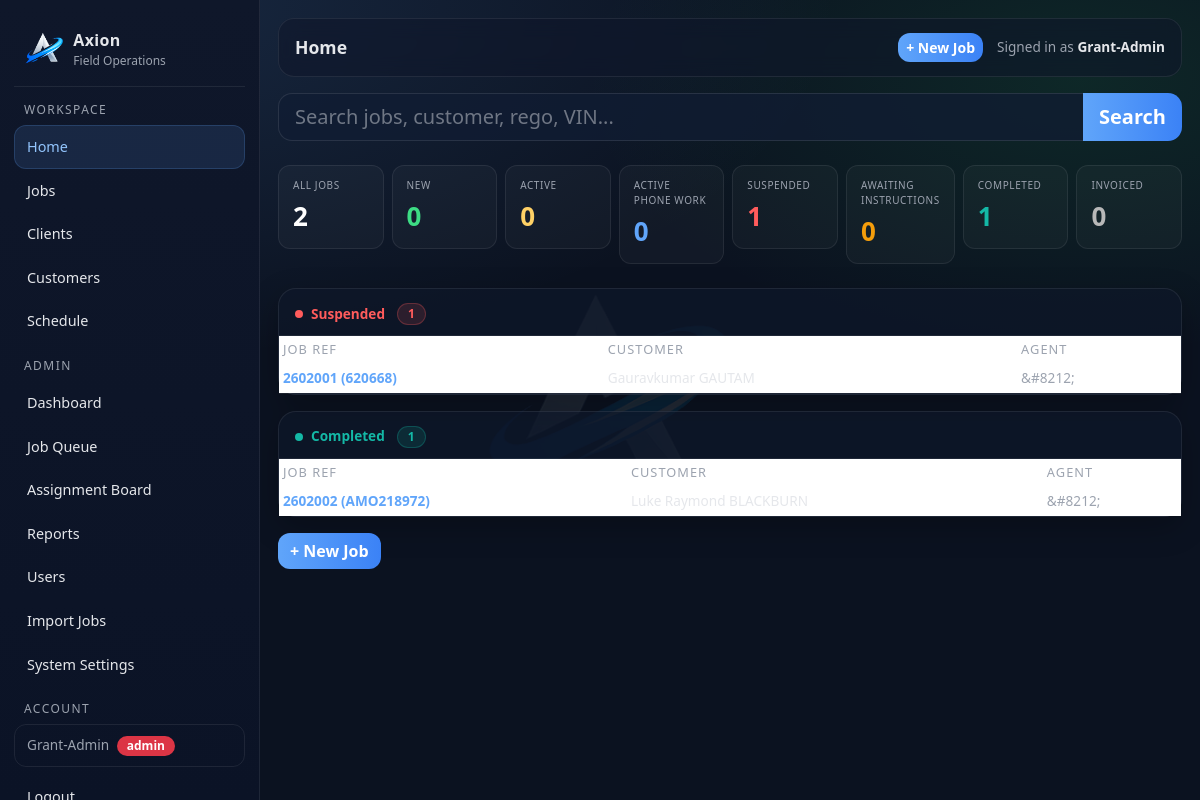
/dashboard (signed in), run on the app's committed database.
### tables this page shows
CREATE TABLE jobs (
        id INTEGER PRIMARY KEY AUTOINCREMENT,

        internal_job_number TEXT NOT NULL,
        client_reference TEXT,
        display_ref TEXT NOT NULL,

        client_id INTEGER,
        customer_id INTEGER,
        assigned_user_id INTEGER,

        job_type TEXT NOT NULL,
        visit_type TEXT NOT NULL,
        status TEXT NOT NULL,
        priority TEXT NOT NULL,

        job_address TEXT,
        description TEXT,

        created_at TEXT NOT NULL,
        updated_at TEXT NOT NULL, lender_name TEXT, account_number TEXT, regulation_type TEXT, arrears_cents INTEGER, costs_cents INTEGER, mmp_cents INTEGER, job_due_date TEXT, bill_to_client_id INTEGER,

        FOREIGN KEY(client_id) REFERENCES clients(id),
        FOREIGN KEY(customer_id) REFERENCES customers(id),
        FOREIGN KEY(assigned_user_id) REFERENCES users(id)
    );

### app.py (the view)
@app.get("/dashboard")
@login_required
def dashboard():
    user_id = session.get("user_id")
    role    = session.get("role")
    conn = db()
    cur  = conn.cursor()
    def jcount(where="", params=()):
        q = f"SELECT COUNT(*) AS c FROM jobs{(' WHERE ' + where) if where else ''}"
        cur.execute(q, params)
        return cur.fetchone()["c"]
    STATUS_LIST = [
        ("New",                       "new"),
        ("Active",                    "active"),
        ("Active - Phone work only",  "phone"),
        ("Suspended",                 "suspended"),
        ("Awaiting info from client", "awaiting"),
        ("Completed",                 "completed"),
        ("Invoiced",                  "invoiced"),
    ]
    def jrows(status):
        if role == "agent":
            sql = """
                SELECT j.id, j.display_ref, j.status,
                       COALESCE(cu.first_name || ' ' || cu.last_name,
                                cu.company, 'No customer') AS customer_name,
                       u.full_name AS assigned_name
                FROM jobs j
                LEFT JOIN customers cu ON cu.id = j.customer_id
                LEFT JOIN users u ON u.id = j.assigned_user_id
                WHERE j.status = ? AND j.assigned_user_id = ?
                ORDER BY j.updated_at DESC
            """
            cur.execute(sql, (status, user_id))
        else:
            sql = """
                SELECT j.id, j.display_ref, j.status,
                       COALESCE(cu.first_name || ' ' || cu.last_name,
                                cu.company, 'No customer') AS customer_name,
                       u.full_name AS assigned_name
                FROM jobs j
                LEFT JOIN customers cu ON cu.id = j.customer_id
                LEFT JOIN users u ON u.id = j.assigned_user_id
                WHERE j.status = ?
                ORDER BY j.updated_at DESC
            """
            cur.execute(sql, (status,))
        return cur.fetchall()
    if role == "agent":
        base = "assigned_user_id = ?"
        p    = (user_id,)
        jobs_all       = jcount(base, p)
        jobs_new       = jcount(base + " AND status = 'New'",                      (user_id,))
        jobs_active    = jcount(base + " AND status = 'Active'",                   (user_id,))
        jobs_phone     = jcount(base + " AND status = 'Active - Phone work only'", (user_id,))
        jobs_suspended = jcount(base + " AND status = 'Suspended'",                (user_id,))
        jobs_awaiting  = jcount(base + " AND status = 'Awaiting info from client'",(user_id,))
        jobs_completed = jcount(base + " AND status = 'Completed'",                (user_id,))
        jobs_invoiced  = jcount(base + " AND status = 'Invoiced'",                 (user_id,))
    else:
        jobs_all       = jcount()
        jobs_new       = jcount("status = 'New'")
        jobs_active    = jcount("status = 'Active'")
        jobs_phone     = jcount("status = 'Active - Phone work only'")
        jobs_suspended = jcount("status = 'Suspended'")
        jobs_awaiting  = jcount("status = 'Awaiting info from client'")
        jobs_completed = jcount("status = 'Completed'")
        jobs_invoiced  = jcount("status = 'Invoiced'")
    rows_by_status = {status: jrows(status) for status, _ in STATUS_LIST}
    conn.close()
    return render_template("index.html",
        jobs_all=jobs_all,
        jobs_new=jobs_new,       jobs_active=jobs_active,
        jobs_phone=jobs_phone,   jobs_suspended=jobs_suspended,
        jobs_awaiting=jobs_awaiting, jobs_completed=jobs_completed,
        jobs_invoiced=jobs_invoiced,
        rows_by_status=rows_by_status,
        status_list=STATUS_LIST)

### app.py (called while the page is built)
def db():
    conn = sqlite3.connect(DB_PATH)
    conn.row_factory = sqlite3.Row
    return conn

def add_column_if_missing(cur, table, col, coltype):
    cur.execute(f"PRAGMA table_info({table})")
    cols = [r["name"] for r in cur.fetchall()]
    if col not in cols:
        cur.execute(f"ALTER TABLE {table} ADD COLUMN {col} {coltype}")

@app.context_processor
def inject_globals():
    return {"GOOGLE_MAPS_API_KEY": os.environ.get("GOOGLE_MAPS_API_KEY", "")}

@app.before_request
def _ensure_db():
    init_db()

def login_required(f):
    @wraps(f)
    def wrapper(*args, **kwargs):
        if not session.get("user_id"):
            return redirect(url_for("login"))
        return f(*args, **kwargs)
    return wrapper

### templates/index.html (shortened to what this page needs)
{% extends "layout.html" %}
{% block page_title %}Home{% endblock %}
{% block content %}
<form method="get" action="/jobs" class="mb-4">
  <div class="input-group input-group-lg">
    <input type="text" name="q" class="form-control ax-search"
           placeholder="Search jobs, customer, rego, VIN..." autocomplete="off">
    <button class="btn btn-primary ax-search-btn" type="submit">Search</button>
  </div>
</form>
<div class="row g-2 mb-4">
  <div class="col-6 col-sm-4 col-md-3 col-xl">
    <a class="ax-tile ax-tile-all" href="/jobs">
      <div class="ax-tile-title">All Jobs</div>
      <div class="ax-tile-value">{{ jobs_all }}</div>
    </a>
  </div>
  <div class="col-6 col-sm-4 col-md-3 col-xl">
    <a class="ax-tile ax-tile-new" href="/jobs?status=New">
      <div class="ax-tile-title">New</div>
      <div class="ax-tile-value">{{ jobs_new }}</div>
    </a>
  </div>
  <div class="col-6 col-sm-4 col-md-3 col-xl">
    <a class="ax-tile ax-tile-active" href="/jobs?status=Active">
      <div class="ax-tile-title">Active</div>
      <div class="ax-tile-value">{{ jobs_active }}</div>
    </a>
  </div>
  <div class="col-6 col-sm-4 col-md-3 col-xl">
    <a class="ax-tile ax-tile-phone" href="/jobs?status=Active+-+Phone+work+only">
      <div class="ax-tile-title">Active Phone Work</div>
      <div class="ax-tile-value">{{ jobs_phone }}</div>
    </a>
  </div>
  <div class="col-6 col-sm-4 col-md-3 col-xl">
    <a class="ax-tile ax-tile-suspended" href="/jobs?status=Suspended">
      <div class="ax-tile-title">Suspended</div>
      <div class="ax-tile-value">{{ jobs_suspended }}</div>
    </a>
  </div>
  <div class="col-6 col-sm-4 col-md-3 col-xl">
    <a class="ax-tile ax-tile-awaiting" href="/jobs?status=Awaiting+info+from+client">
      <div class="ax-tile-title">Awaiting Instructions</div>
      <div class="ax-tile-value">{{ jobs_awaiting }}</div>
    </a>
  </div>
  <div class="col-6 col-sm-4 col-md-3 col-xl">
    <a class="ax-tile ax-tile-completed" href="/jobs?status=Completed">
      <div class="ax-tile-title">Completed</div>
      <div class="ax-tile-value">{{ jobs_completed }}</div>
    </a>
  </div>
  <div class="col-6 col-sm-4 col-md-3 col-xl">
    <a class="ax-tile ax-tile-invoiced" href="/jobs?status=Invoiced">
      <div class="ax-tile-title">Invoiced</div>
      <div class="ax-tile-value">{{ jobs_invoiced }}</div>
    </a>
  </div>
</div>
{% set label_map = {
  'New':                       ('New',                   '#3ddc84'),
  'Active':                    ('Active',                '#ffd166'),
  'Active - Phone work only':  ('Active Phone Work',     '#60a5fa'),
  'Suspended':                 ('Suspended',             '#ff5c5c'),
  'Awaiting info from client': ('Awaiting Instructions', '#f59e0b'),
  'Completed':                 ('Completed',             '#14b8a6'),
  'Invoiced':                  ('Invoiced',              '#b8b8b8'),
} %}
{% for status, key in status_list %}
  {% set jobs = rows_by_status[status] %}
  {% if jobs %}
  {% set lbl, colour = label_map[status] %}
  <div class="ax-card mb-3">
    <div class="ax-card-h d-flex align-items-center gap-2" style="padding-bottom:10px">
      <span style="width:8px;height:8px;border-radius:50%;background:{{ colour }};flex-shrink:0;display:inline-block"></span>
      <span style="color:{{ colour }};font-size:.85rem;font-weight:600">{{ lbl }}</span>
      <span class="badge rounded-pill ms-1" style="background:{{ colour }}22;color:{{ colour }};border:1px solid {{ colour }}44;font-size:.75rem">{{ jobs|length }}</span>
    </div>
    <div class="table-responsive">
      <table class="table table-sm mb-0" style="font-size:.85rem">
        <thead>
          <tr style="color:var(--muted)">
            <th style="font-weight:500;border-color:var(--line)">Job Ref</th>
            <th style="font-weight:500;border-color:var(--line)">Customer</th>
            <th style="font-weight:500;border-color:var(--line)">Agent</th>
          </tr>
        </thead>
        <tbody>
          {% for j in jobs %}
          <tr style="cursor:pointer;border-color:var(--line)" onclick="window.location='/jobs/{{ j.id }}'">
            <td style="border-color:var(--line);color:var(--accent);font-weight:600">{{ j.display_ref }}</td>
            <td style="border-color:var(--line);color:var(--text)">{{ j.customer_name }}</td>
            <td style="border-color:var(--line);color:var(--muted)">{{ j.assigned_name or '&#8212;' }}</td>
          </tr>
          {% endfor %}
        </tbody>
      </table>
    </div>
  </div>
  {% endif %}
{% endfor %}
<div class="mt-3">
  <a class="btn btn-primary" href="/jobs/new">+ New Job</a>
</div>
{% endblock %}

### templates/layout.html (style rules this page uses)
:root { --bg: #0b1220; --panel: #0f172a; --panel2: #111c33; --card: #1a2744; --text: #e5e7eb; --muted: #9ca3af; --line: rgba(255,255,255,.08); --accent: #60a5fa; --accent2: #22c55e; --danger: #ef4444; }
body { background: radial-gradient(1200px 600px at 10% 0%, rgba(96,165,250,.15), transparent 60%), radial-gradient(900px 500px at 90% 10%, rgba(34,197,94,.12), transparent 55%), var(--bg); color: var(--text); }
body::before { content: ''; position: fixed; inset: 0; background: url('/static/images/axion-a-logo.png') center center / 260px auto no-repeat; opacity: .10; pointer-events: none; z-index: 0; }
.ax-card { background: rgba(15, 23, 42, .65); border: 1px solid var(--line); border-radius: 18px; box-shadow: 0 10px 30px rgba(0,0,0,.25); overflow: visible; }
.ax-card .ax-card-h { padding: 14px 16px; border-bottom: 1px solid var(--line); font-weight: 650; }
.form-control, .form-select { background: rgba(17, 28, 51, .75) !important; color: var(--text) !important; border: 1px solid rgba(255,255,255,.10) !important; border-radius: 12px !important; }
.form-control::placeholder { color: rgba(229,231,235,.45); }
.btn { border-radius: 12px; font-weight: 600; }
.btn-primary { background: linear-gradient(90deg, #60a5fa, #3b82f6); border: 0; }
.ax-search { border-radius: 14px 0 0 14px !important; background: var(--panel); border-color: var(--line); color: var(--text); }
.ax-search-btn { border-radius: 0 14px 14px 0 !important; }
.badge { border-radius: 999px; padding: 4px 10px; font-weight: 600; font-size: .75rem; }
.table { color: var(--text); }
.table thead th { color: var(--muted); font-size: .8rem; text-transform: uppercase; letter-spacing: .08em; border-color: var(--line); }
.table td { border-color: var(--line); }
.ax-tile { display: block; text-decoration: none; border-radius: 12px; padding: 12px 14px; border: 1px solid rgba(255,255,255,.08); background: rgba(255,255,255,.03); transition: transform .12s ease, background .12s ease; }
.ax-tile-title { font-size: 10px; text-transform: uppercase; letter-spacing: .06em; color: var(--muted); margin-bottom: 4px; }
.ax-tile-value { font-size: 26px; font-weight: 700; letter-spacing: .2px; }
.ax-tile-all .ax-tile-value { color: #ffffff; }
.ax-tile-new .ax-tile-value { color: #3ddc84; }
.ax-tile-active .ax-tile-value { color: #ffd166; }
.ax-tile-phone .ax-tile-value { color: #60a5fa; }
.ax-tile-suspended .ax-tile-value { color: #ff5c5c; }
.ax-tile-awaiting .ax-tile-value { color: #f59e0b; }
.ax-tile-completed .ax-tile-value { color: #14b8a6; }
.ax-tile-invoiced .ax-tile-value { color: #b8b8b8; }

### data on the page
jobs: display_ref "2602001 (620668)", customer_name "Gauravkumar GAUTAM", assigned_name "&#8212;"
jobs: display_ref "2602002 (AMO218972)", customer_name "Luke Raymond BLACKBURN", assigned_name "&#8212;"

### other printed values
{{ session.get('user_name') }} "Grant-Admin"
{{ session.get('role') }} "admin"
{{ jobs_all }} "2"
{{ jobs_new }} "0"
{{ jobs_active }} "0"
{{ jobs_phone }} "0"
{{ jobs_suspended }} "1"
{{ jobs_awaiting }} "0"
{{ jobs_completed }} "1"
{{ jobs_invoiced }} "0"
{{ lbl }} "Suspended" "Completed"
{{ jobs|length }} "1" "1"
